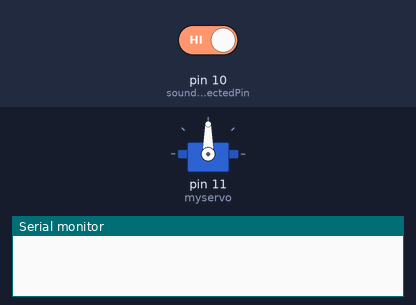
Bench run of a sketch on a simulated Arduino Uno, built with avr-gcc and run on an emulated ATmega328P. Parts: servo, the last lines printed to the serial monitor. The inputs (shaded band) are chosen by the test bench; at power-on: pin 10 (soundDetectedPin) HIGH.

Above: at 3.8 s.
3.9 s: pin 10 (soundDetectedPin) driven LOW
At 6.7 s:
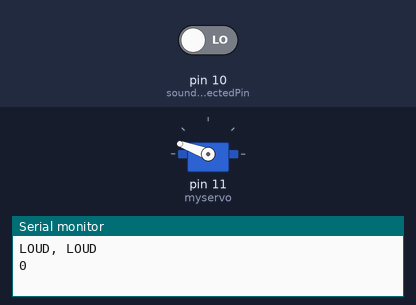
7.5 s: pin 10 (soundDetectedPin) driven HIGH
At 10.1 s:
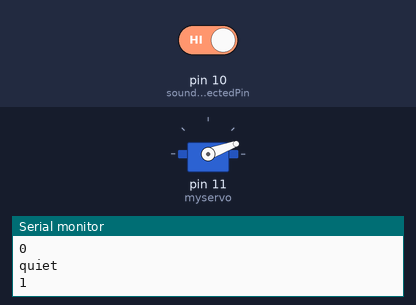
Timing chart, 0 to 11.6 s (numbered marks = the images above; inputs shaded):
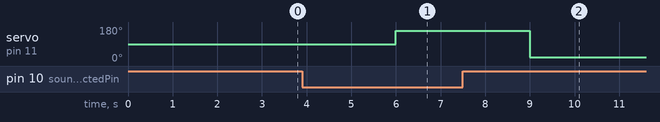

Measured:
- after the input at 3.9 s, servo on pin 11 (myservo): 90° → 160° after 2.1 s
- after the input at 7.5 s, servo on pin 11 (myservo): 160° → 20° after 1.5 s

The sketch:

sound-sensor-controlling-servo.ino
```cpp
#include <Servo.h>

Servo myservo;  // create servo object to control a servo
int soundDetectedPin = 10; // Use Pin 10 as our Input
int soundDetectedVal = HIGH; // This is where we record our Sound Measurement
boolean bAlarm = false;
unsigned long lastSoundDetectTime;
int soundAlarmTime = 500;

void setup() {
  Serial.begin(9600);
  pinMode (soundDetectedPin, INPUT) ; // input from the Sound Detection Module
  myservo.attach(11);  // attaches the servo on pin 9 to the servo object
}

void loop() {
  soundDetectedVal = digitalRead(soundDetectedPin);            // reads the value of the potentiometer (value between 0 and 1023)
  //soundDetectedVal = map(soundDetectedVal, 0, 1, 0, 180);     // scale it to use it with the servo (value between 0 and 180)
  //myservo.write(soundDetectedVal);                  // sets the servo position according to the scaled value
  delay(1500);                           // waits for the servo to get there
    if (soundDetectedVal == LOW) // If we hear a sound
  {

    lastSoundDetectTime = millis(); // record the time of the sound alarm
    // The following is so you don't scroll on the output screen
    if (!bAlarm){
      Serial.println("LOUD, LOUD");
      Serial.println(soundDetectedVal);
      bAlarm = true;
      myservo.write(160);
    }
  }
  else
  {
    if( (millis()-lastSoundDetectTime) > soundAlarmTime  &&  bAlarm){
      Serial.println("quiet");
      Serial.println(soundDetectedVal);
      bAlarm = false;
      myservo.write(20);
    }
  }
}
//NOT DONE YET
```
